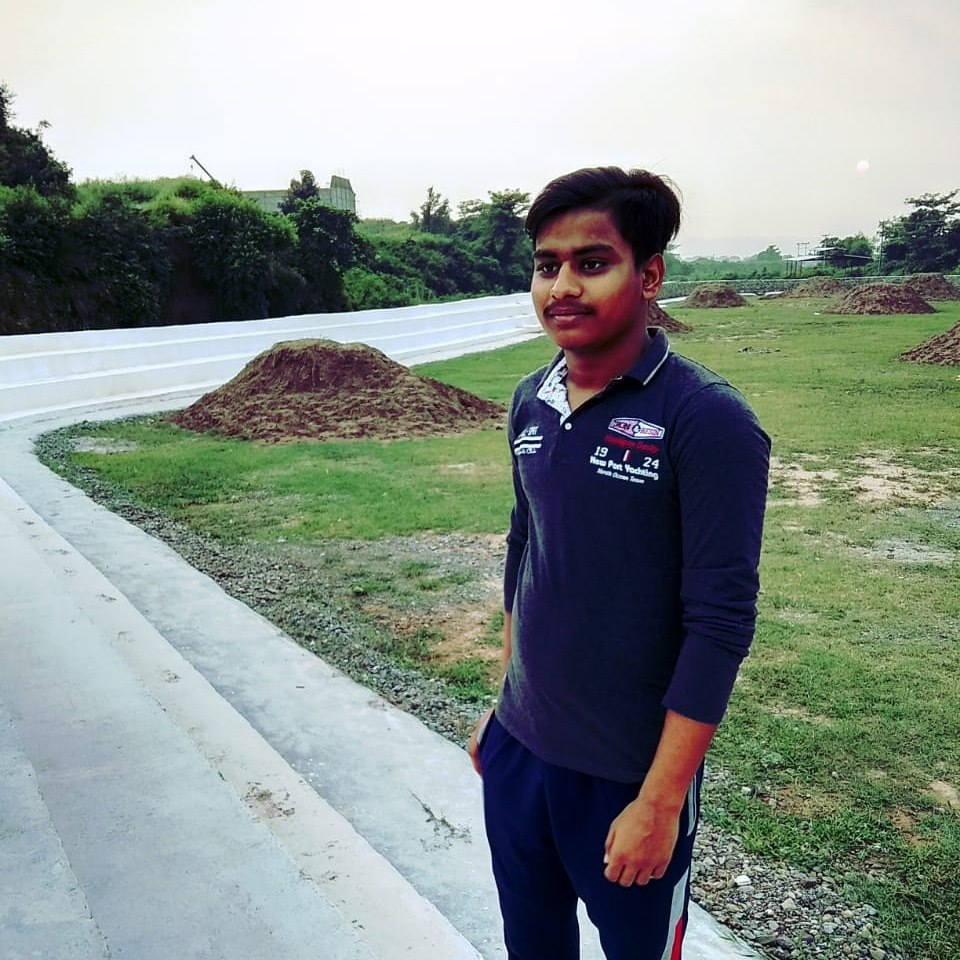
%> input picture me.jpg, 960 x 960 px
$ octave Experiment1.m   (GNU Octave 9; MATLAB toolbox functions it lacks are replaced by stand-ins)
%> lines starting %> are read from the running program, lines starting %| are printed output that depends on the picture; in (x1, y1, x2, y2) boxes, pixels count from 0 and x2, y2 are one past the last pixel; in counts of white or black regions, pixels touching at a corner belong together; the program's own positions count from 1
myimg=imread('me.jpg');
%> myimg is the input picture: size 960x960x3 uint8; mean R, G, B 137.4, 147, 141.2
myresizeimg=imresize(myimg,[500,500]);
mygrayimg=rgb2gray(myresizeimg);
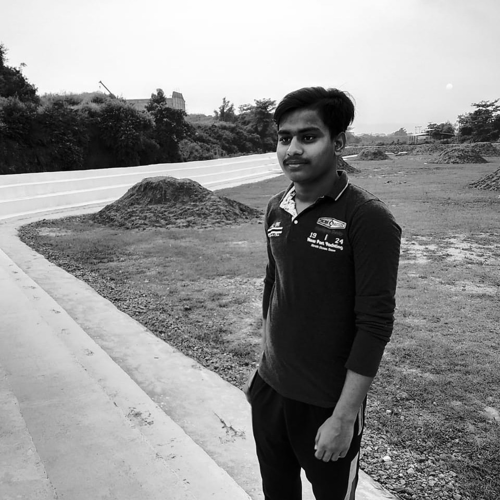
%> mygrayimg: size 500x500 uint8; min 0, max 254, mean 143.5
bwimg=im2bw(myresizeimg);
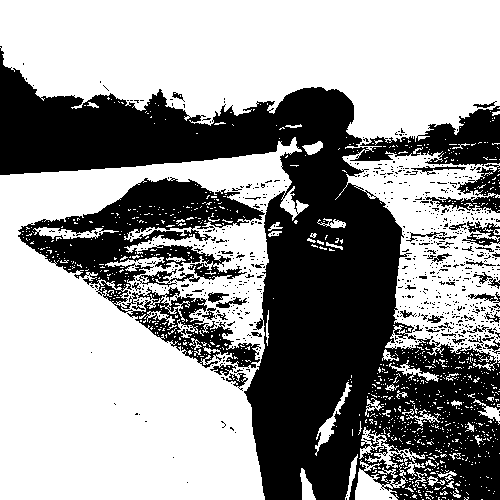
%> bwimg: size 500x500 logical; 59.4% white; 735 black regions (687 under 20 px), largest, box (x1, y1, x2, y2) and area: (0, 46, 500, 500) 79228, (18, 177, 265, 368) 15966, (425, 164, 500, 213) 1258
subplot(2,2,1)
imshow(myresizeimg);title("Color image");
subplot(2,2,2);
imshow(mygrayimg);title("Gray image");
subplot(2,2,3);
imshow(bwimg);title("Black and White");
subplot(2,2,4)
improfile(mygrayimg,[10,50],[45,100]);
ylabel('Pixel Value');
xlabel('Distance');
title('Intensity profile of the given line');
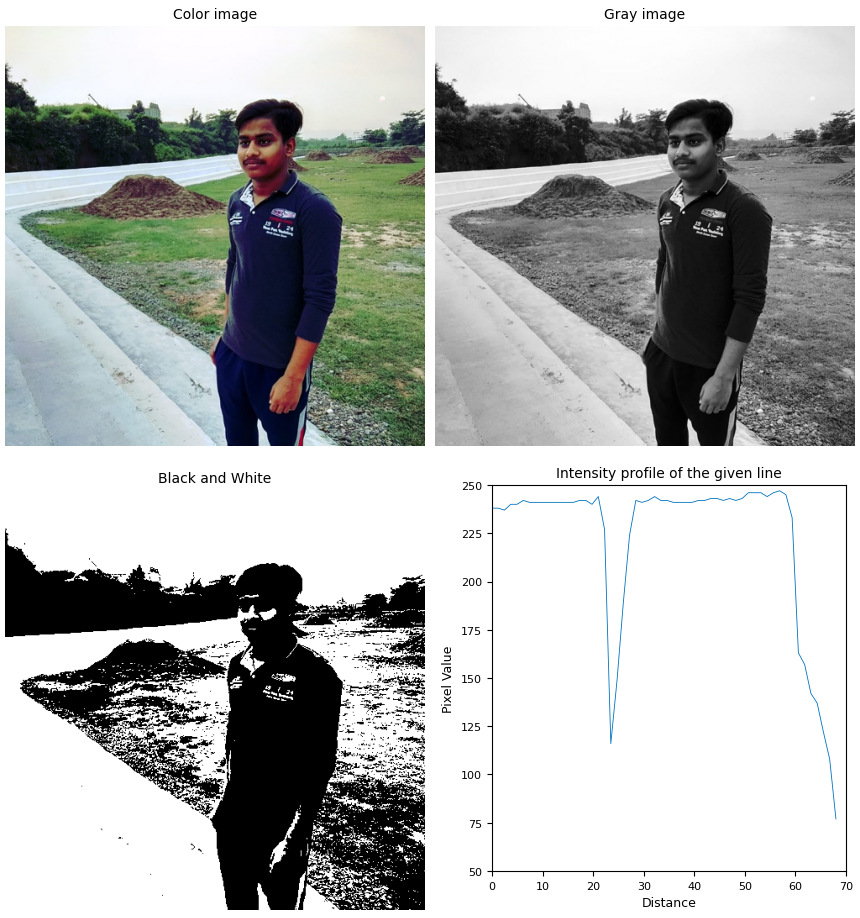
%> figure redrawn from the program's plot data, 4 panels
